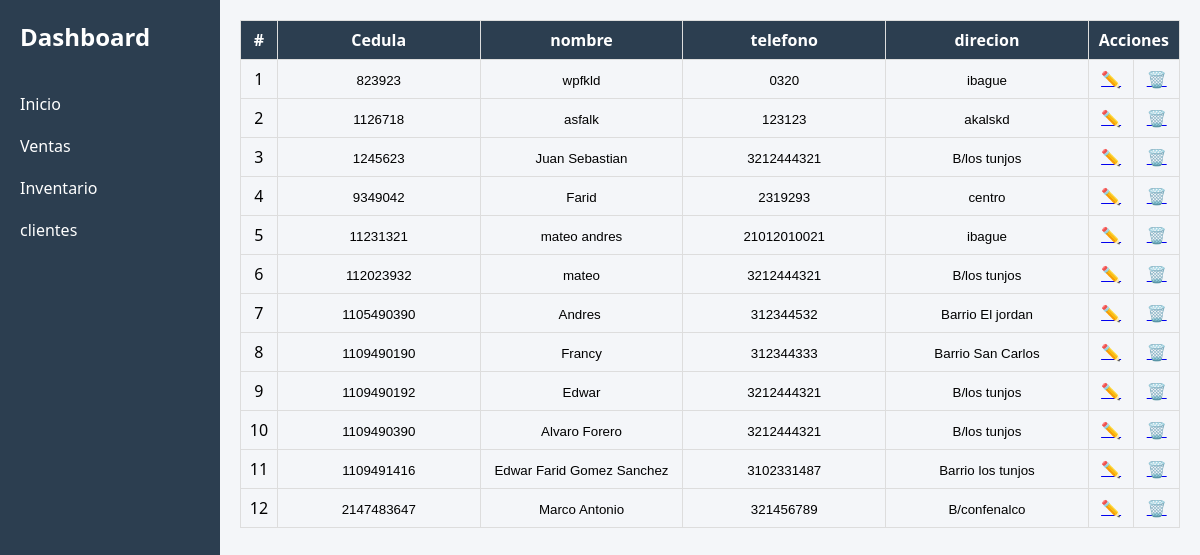
Screenshot of /admin/clientes.php with the database file from the repository.
### tables this page shows
CREATE TABLE `clientes` (
  `cedula` int(11) NOT NULL,
  `nombre` varchar(100) DEFAULT NULL,
  `telefono` varchar(20) DEFAULT NULL,
  `direccion` varchar(200) DEFAULT NULL
);

### admin/clientes.php (the view, shortened to what this page needs)
<?php
$conex = new database();
$con = $conex->conectar();
?>
<!DOCTYPE html>
<html lang="es">
<head>
</head>
<body>
<div class="sidebar">
    <h2>Dashboard</h2>
    <a href="index.php">Inicio</a>
    <a href="ventas.php">Ventas</a>
    <a href="inventario.php">Inventario</a>
    <a href="clientes.php">clientes</a>
  </div>
  <div class="main">
    <table class="table">
      <thead>
        <tr>
          <th>#</th>
          <th>Cedula</th>
          <th>nombre</th>
          <th>telefono</th>
          <th>direcion</th>
          <th colspan="2">Acciones</th>
        </tr>
      </thead>
      <tbody>
        <?php
        $sql = $con->prepare("SELECT * FROM clientes ");
        $sql->execute();
        $fila = $sql->fetchAll(PDO::FETCH_ASSOC);
        $count = 1;
        foreach ($fila as $resu) {
        ?>
          <tr>
            <td><?php echo $count++; ?></td>
            <td><input type="text" readonly value="<?php echo $resu['cedula']; ?>"></td>
            <td><input type="text" readonly value="<?php echo $resu['nombre']; ?>"></td>
            <td><input type="text" readonly value="<?php echo $resu['telefono']; ?>"></td>
            <td><input type="text" readonly value="<?php echo $resu['direccion']; ?>"></td>
            <td>
              <a href="#" onclick="window.open('actualizar.php?id=<?php echo $resu['cedula']; ?>', '', 'width=600,height=500,toolbar=NO')" title="Actualizar">
                ✏️
              </a>
            </td>
            <td>
              <a href="delete.php?id=<?php echo $resu['cedula']; ?>" onclick="return confirm('¿Estás seguro de eliminar esta licencia?')" title="Eliminar">
                🗑️
              </a>
            </td>
          </tr>
        <?php } ?>
      </tbody>
    </table>
  </div>
</body>
</html>

### admin/clientes.php (style rules this page uses)
* { box-sizing: border-box; margin: 0; padding: 0; }
body { font-family: 'Segoe UI', Tahoma, Geneva, Verdana, sans-serif; display: flex; min-height: 100vh; background: #f4f6f9; }
.sidebar { width: 220px; background: #2c3e50; color: white; padding: 20px; position: fixed; height: 100vh; }
.sidebar h2 { margin-bottom: 30px; }
.sidebar a { display: block; color: white; text-decoration: none; padding: 10px 0; }
.main { margin-left: 220px; flex: 1; padding: 20px; }
.table { width: 100%; border-collapse: collapse; }
.table th, .table td { border: 1px solid #ddd; padding: 8px; }
.table th { background-color: #2c3e50; color: white; text-align: center; }
.table td { text-align: center; }
input[readonly] { border: none; background: transparent; text-align: center; width: 100%; }

### rows the page displays
clientes: cedula "823923", nombre "wpfkld", telefono "0320", direccion "ibague"
clientes: cedula "1126718", nombre "asfalk", telefono "123123", direccion "akalskd"
clientes: cedula "1245623", nombre "Juan Sebastian", telefono "3212444321", direccion "B/los tunjos"
clientes: cedula "9349042", nombre "Farid", telefono "2319293", direccion "centro"
clientes: cedula "11231321", nombre "mateo andres", telefono "21012010021", direccion "ibague"
clientes: cedula "112023932", nombre "mateo", telefono "3212444321", direccion "B/los tunjos"
clientes: cedula "1105490390", nombre "Andres", telefono "312344532", direccion "Barrio El jordan"
clientes: cedula "1109490190", nombre "Francy", telefono "312344333", direccion "Barrio San Carlos"
clientes: cedula "1109490192", nombre "Edwar", telefono "3212444321", direccion "B/los tunjos"
clientes: cedula "1109490390", nombre "Alvaro Forero", telefono "3212444321", direccion "B/los tunjos"
clientes: cedula "1109491416", nombre "Edwar Farid Gomez Sanchez", telefono "3102331487", direccion "Barrio los tunjos"
clientes: cedula "2147483647", nombre "Marco Antonio", telefono "321456789", direccion "B/confenalco"
